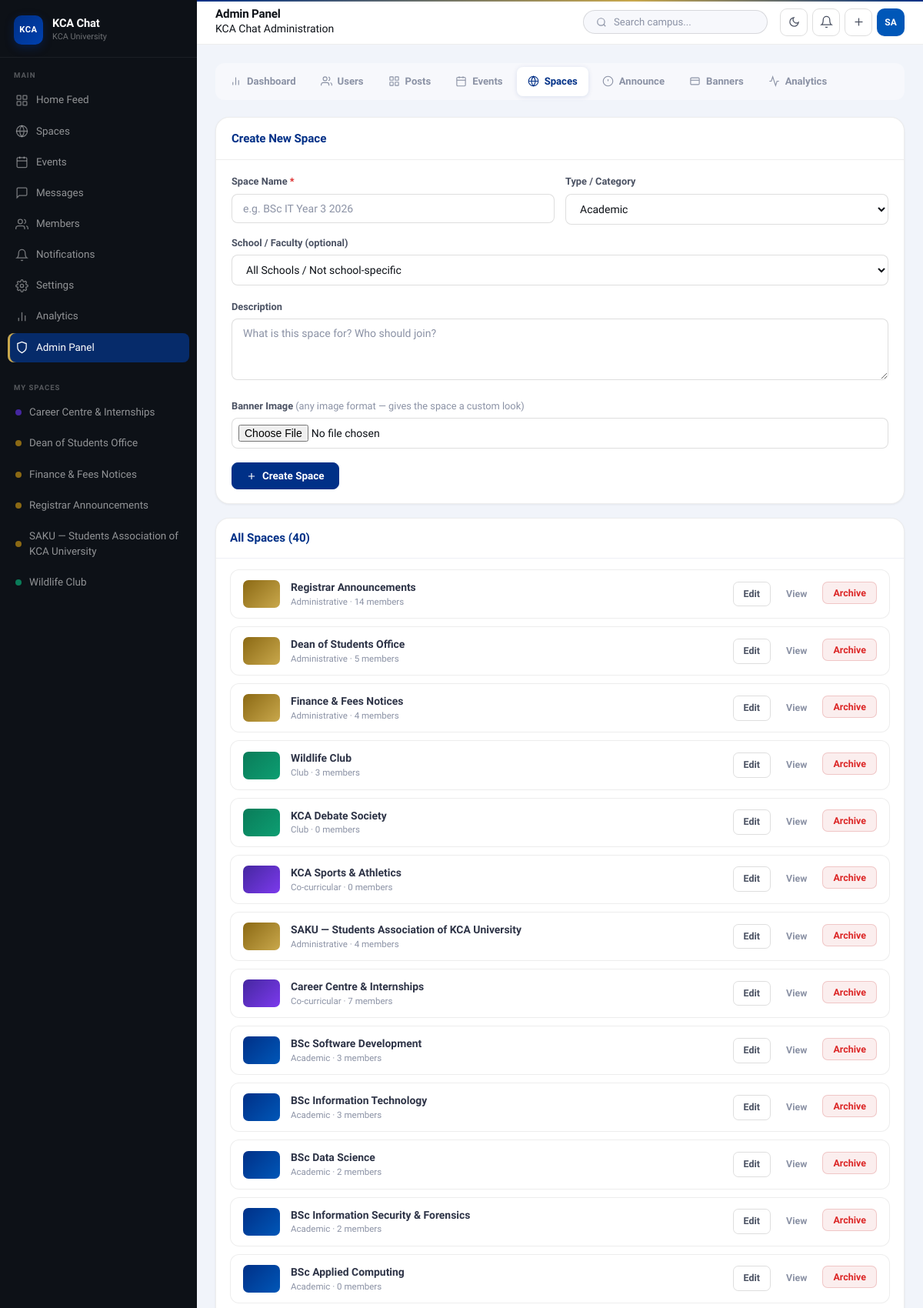
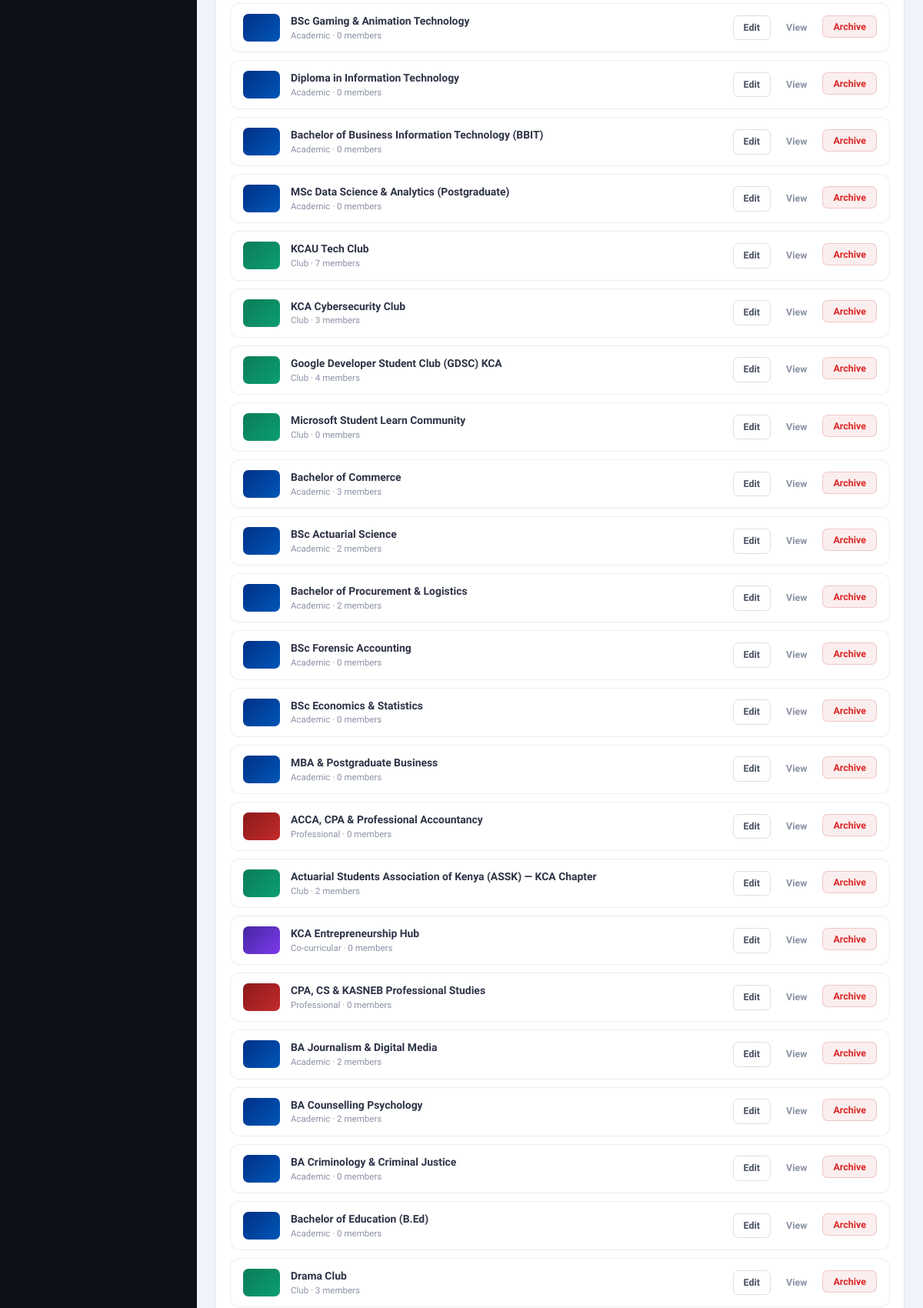
The app's page /admin/index.php?tab=spaces (signed in, upper part) with its own data (2 pictures, top to bottom).
### tables this page shows
CREATE TABLE spaces (
    id          INT AUTO_INCREMENT PRIMARY KEY,
    name        VARCHAR(120) NOT NULL,
    slug        VARCHAR(120) UNIQUE NOT NULL,
    description TEXT,
    type        ENUM('academic','club','administrative','co-curricular','professional') DEFAULT 'academic',
    school      VARCHAR(160) DEFAULT NULL,
    banner      VARCHAR(255) DEFAULT NULL,
    created_by  INT NOT NULL,
    is_private  TINYINT(1) DEFAULT 0,
    is_active   TINYINT(1) DEFAULT 1,
    created_at  DATETIME DEFAULT CURRENT_TIMESTAMP,
    FOREIGN KEY (created_by) REFERENCES users(id) ON DELETE CASCADE
);

CREATE TABLE users (
    id            INT AUTO_INCREMENT PRIMARY KEY,
    student_id    VARCHAR(30) UNIQUE,
    full_name     VARCHAR(120) NOT NULL,
    email         VARCHAR(160) UNIQUE,
    password_hash VARCHAR(255) NOT NULL,
    role          ENUM('student','staff','admin') DEFAULT 'student',
    school        VARCHAR(160) DEFAULT NULL,
    department    VARCHAR(200) DEFAULT NULL,
    course        VARCHAR(200) DEFAULT NULL,
    year_of_study TINYINT DEFAULT 1,
    study_mode    ENUM('day','evening','weekend','distance','online') DEFAULT 'day',
    bio           TEXT,
    avatar        VARCHAR(255) DEFAULT NULL,
    is_active     TINYINT(1) DEFAULT 1,
    is_online     TINYINT(1) DEFAULT 0,
    last_seen     DATETIME DEFAULT NULL,
    created_at    DATETIME DEFAULT CURRENT_TIMESTAMP,
    updated_at    DATETIME DEFAULT CURRENT_TIMESTAMP ON UPDATE CURRENT_TIMESTAMP
);

### admin/index.php (the view, shortened to what the rows shown need)
<?php
$pageTitle    = 'Admin Panel';
$activeNav    = 'admin';
require_once __DIR__ . '/../includes/header.php';
$tab = $_GET['tab'] ?? 'dashboard';
$stats = [
    'users'   => DB::count("SELECT COUNT(*) FROM users WHERE is_active=1"),
    'posts'   => DB::count("SELECT COUNT(*) FROM posts"),
    'events'  => DB::count("SELECT COUNT(*) FROM events WHERE event_date >= CURDATE()"),
    'spaces'  => DB::count("SELECT COUNT(*) FROM spaces WHERE is_active=1"),
    'msgs'    => DB::count("SELECT COUNT(*) FROM messages"),
    'notifs'  => DB::count("SELECT COUNT(*) FROM notifications WHERE is_read=0"),
];
$users  = $posts = $events = $spaces = [];
if ($tab === 'spaces') {
    $spaces = DB::rows(
        "SELECT s.*, u.full_name as creator,
                (SELECT COUNT(*) FROM space_members sm WHERE sm.space_id=s.id) as member_count
         FROM spaces s JOIN users u ON u.id=s.created_by ORDER BY s.created_at DESC", []
    );
}
?>
<?php if ($tab === 'dashboard'): ?>
<div class="stats-row" style="margin-bottom:20px">
  <?php foreach ([
    ['Total Users',    $stats['users'],  'var(--kca-navy)',  '<path d="M17 21v-2a4 4 0 0 0-4-4H5a4 4 0 0 0-4 4v2"/><circle cx="9" cy="7" r="4"/>'],
    ['Total Posts',    $stats['posts'],  'var(--success)',   '<rect x="3" y="3" width="7" height="7" rx="1"/><rect x="14" y="3" width="7" height="7" rx="1"/>'],
    ['Upcoming Events',$stats['events'], 'var(--info)',      '<rect x="3" y="4" width="18" height="18" rx="2"/><line x1="16" y1="2" x2="16" y2="6"/>'],
    ['Active Spaces',  $stats['spaces'], '#4527A0',          '<circle cx="12" cy="12" r="10"/>'],
    ['Messages Sent',  $stats['msgs'],   '#0054A6',          '<path d="M21 15a2 2 0 0 1-2 2H7l-4 4V5a2 2 0 0 1 2-2h14a2 2 0 0 1 2 2z"/>'],
    ['Unread Notifs',  $stats['notifs'], 'var(--warning)',   '<path d="M18 8A6 6 0 0 0 6 8c0 7-3 9-3 9h18s-3-2-3-9"/>'],
  ] as [$label, $val, $color, $icon]): ?>
    <div class="card stat-card">
      <div class="stat-icon" style="background:rgba(0,48,135,.08)">
        <svg viewBox="0 0 24 24" fill="none" stroke="<?= $color ?>" stroke-width="1.8" width="20" height="20"><?= $icon ?></svg>
      </div>
      <div class="stat-value" style="color:<?= $color ?>"><?= number_format($val) ?></div>
      <div class="stat-label"><?= $label ?></div>
    </div>
  <?php endforeach; ?>
</div>
<div style="display:grid;grid-template-columns:1fr 1fr;gap:18px;flex-wrap:wrap">
  <div class="card">
    <div class="card-header">
      <h3>Recent Sign-ups</h3>
      <a href="?tab=users" class="card-action">View all</a>
    </div>
    <?php $recentUsers = DB::rows("SELECT * FROM users ORDER BY created_at DESC LIMIT 6", []); ?>
    <table class="admin-table">
      <thead><tr><th>User</th><th>Role</th><th>Joined</th></tr></thead>
      <tbody>
        <?php foreach ($recentUsers as $u): ?>
          <tr>
            <td>
              <div style="font-weight:600"><?= sanitize($u['full_name']) ?></div>
              <div style="font-size:.75rem;color:var(--gray-400)"><?= sanitize($u['student_id'] ?? $u['email'] ?? '') ?></div>
            </td>
            <td><span class="role-pill pill-<?= $u['role'] ?>"><?= $u['role'] ?></span></td>
            <td style="font-size:.78rem;color:var(--gray-400)"><?= date('M j', strtotime($u['created_at'])) ?></td>
          </tr>
        <?php endforeach; ?>
      </tbody>
    </table>
  </div>
  <div class="card">
    <div class="card-header">
      <h3>Recent Posts</h3>
      <a href="?tab=posts" class="card-action">View all</a>
    </div>
    <?php $recentPosts = DB::rows(
      "SELECT p.*, u.full_name FROM posts p JOIN users u ON u.id=p.user_id ORDER BY p.created_at DESC LIMIT 6", []
    ); ?>
    <table class="admin-table">
      <thead><tr><th>Post</th><th>Tag</th><th>By</th></tr></thead>
      <tbody>
        <?php foreach ($recentPosts as $p): ?>
          <tr>
            <td style="max-width:180px;overflow:hidden;text-overflow:ellipsis;white-space:nowrap">
              <?php if ($p['is_pinned']): ?><span class="pin-badge"><svg viewBox="0 0 24 24" fill="none" stroke="currentColor" stroke-width="2"><path d="M12 2l3 9h6l-5 4 2 7-6-4-6 4 2-7-5-4h6z"/></svg>Pinned</span><?php endif; ?>
              <?= sanitize(substr($p['content'], 0, 60)) ?>...
            </td>
            <td><span class="post-tag tag-<?= $p['tag'] ?>"><?= $p['tag'] ?></span></td>
            <td style="font-size:.78rem;color:var(--gray-400)"><?= sanitize(explode(' ', $p['full_name'])[0]) ?></td>
          </tr>
        <?php endforeach; ?>
      </tbody>
    </table>
  </div>
</div>
<?php elseif ($tab === 'spaces'):
?>
<div class="card" style="overflow:hidden">
  <div style="padding:14px 18px">
    <?php foreach ($spaces as $s): ?>
    <div class="space-manage-card">
      <?php if ($s['banner'] ?? null): ?>
      <img src="<?= UPLOAD_URL . sanitize($s['banner']) ?>" class="space-manage-banner" alt="">
      <?php else: ?>
      <?php
      $bannerBgs = ['academic'=>'linear-gradient(135deg,#003087,#0057B8)','club'=>'linear-gradient(135deg,#0A7C59,#0d9e72)','administrative'=>'linear-gradient(135deg,#8B6914,#C9A84C)','co-curricular'=>'linear-gradient(135deg,#4527A0,#7C3AED)','professional'=>'linear-gradient(135deg,#8B1A1A,#C42B2B)'];
      ?>
      <div class="space-manage-banner" style="background:<?= $bannerBgs[$s['type']] ?? $bannerBgs['academic'] ?>;border-radius:7px"></div>
      <?php endif; ?>
      <div style="flex:1;min-width:0">
        <div style="font-weight:700;font-size:.87rem;color:var(--gray-700)"><?= sanitize($s['name']) ?></div>
        <div style="font-size:.72rem;color:var(--gray-400)"><?= ucfirst($s['type']) ?> &middot; <?= $s['member_count'] ?> members</div>
      </div>
      <div style="display:flex;gap:6px;flex-shrink:0">
        <a href="?tab=spaces&edit=<?= $s['id'] ?>" class="btn btn-outline btn-sm">Edit</a>
        <a href="<?= SITE_URL ?>/pages/space_view.php?id=<?= $s['id'] ?>" class="btn btn-ghost btn-sm" target="_blank">View</a>
        <form method="POST" style="display:inline" onsubmit="return confirm('Archive this space?')">
          <button type="submit" class="btn btn-sm" style="background:rgba(196,43,43,.08);color:var(--danger);border:1px solid rgba(196,43,43,.2)">Archive</button>
        </form>
      </div>
    </div>
    <?php endforeach; ?>
  </div>
</div>
<?php endif; ?>
<?php require_once __DIR__ . '/../includes/footer.php'; ?>

### includes/header.php (shortened to what the rows shown need)
<?php
require_once __DIR__ . '/../config/auth.php';
$user = requireLogin();
$initials   = avatarInitials($user['full_name']);
$avatarBg   = avatarColor($user['id']);
$mySpaces = DB::rows(
    "SELECT s.id, s.name, s.type FROM spaces s
     JOIN space_members sm ON sm.space_id = s.id
     WHERE sm.user_id = ? AND s.is_active = 1 ORDER BY s.name LIMIT 8",
    [$user['id']]
);
$spaceTypeColors = [
    'academic'       => '#003087',
    'club'           => '#0A7C59',
    'social'         => '#0A7C59',
    'administrative' => '#8B6914',
    'co-curricular'  => '#4527A0',
    'professional'   => '#C42B2B',
];
?>
<!DOCTYPE html>
<html lang="en">
<head>
  <link rel="stylesheet" href="<?= SITE_URL ?>/assets/css/main.css">
</head>
<body>
<aside class="sidebar" id="sidebar">
  <nav class="sidebar-nav">
    <?php if (!empty($mySpaces)): ?>
    <?php foreach ($mySpaces as $sp):
      $spColor = $spaceTypeColors[$sp['type']] ?? '#003087'; ?>
    <a href="<?= SITE_URL ?>/pages/space_view.php?id=<?= $sp['id'] ?>" class="nav-link space-link <?= ($activeNav==='space-'.$sp['id'])?'active':'' ?>">
      <span class="sidebar-space-dot" style="background:<?= $spColor ?>"></span>
      <span class="link-text"><?= sanitize($sp['name']) ?></span>
    </a>
    <?php endforeach; ?>
    <?php endif; ?>
  </nav>
</aside>
<header class="topbar">
  <div class="topbar-title">
    <h1><?= sanitize($pageTitle ?? 'KCA Chat') ?></h1>
  </div>
  <div class="topbar-actions">
    <button class="theme-toggle" id="theme-toggle-btn" onclick="toggleTheme()" title="Toggle dark/light mode">
      <svg id="theme-icon-moon" viewBox="0 0 24 24" fill="none" stroke="currentColor" stroke-width="2"><path d="M21 12.79A9 9 0 1 1 11.21 3 7 7 0 0 0 21 12.79z"/></svg>
    </button>
    <button class="icon-btn" data-toggle-notif onclick="toggleNotifPanel()" title="Notifications">
      <svg viewBox="0 0 24 24" fill="none" stroke="currentColor" stroke-width="1.8"><path d="M18 8A6 6 0 0 0 6 8c0 7-3 9-3 9h18s-3-2-3-9"/><path d="M13.73 21a2 2 0 0 1-3.46 0"/></svg>
    </button>
    <a href="<?= SITE_URL ?>/pages/post_create.php" class="icon-btn" title="Create post">
      <svg viewBox="0 0 24 24" fill="none" stroke="currentColor" stroke-width="1.8"><line x1="12" y1="5" x2="12" y2="19"/><line x1="5" y1="12" x2="19" y2="12"/></svg>
    </a>
    <a href="<?= SITE_URL ?>/pages/profile.php" class="avatar-btn" style="background:<?= $avatarBg ?>">
      <?php if ($user['avatar']): ?>
        <img src="<?= UPLOAD_URL . sanitize($user['avatar']) ?>" alt="" style="width:100%;height:100%;border-radius:50%;object-fit:cover;">
      <?php else: ?>
        <?= $initials ?>
      <?php endif; ?>
    </a>
  </div>
</header>
<div class="app-body">

### records on screen
spaces: name "Career Centre & Internships", type "Co-curricular", member_count "7"
spaces: name "Dean of Students Office", type "Administrative", member_count "5"
spaces: name "Finance & Fees Notices", type "Administrative", member_count "4"
spaces: name "Registrar Announcements", type "Administrative", member_count "14"
spaces: name "SAKU — Students Association of KCA University", type "Administrative", member_count "4"
spaces: name "Wildlife Club", type "Club", member_count "3"
users: full_name "SA"
spaces: name "KCA Debate Society", type "Club", member_count "0"
spaces: name "KCA Sports & Athletics", type "Co-curricular", member_count "0"
spaces: name "BSc Software Development", type "Academic", member_count "3"
spaces: name "BSc Information Technology", type "Academic", member_count "3"
spaces: name "BSc Data Science", type "Academic", member_count "2"
spaces: name "BSc Information Security & Forensics", type "Academic", member_count "2"
spaces: name "BSc Applied Computing", type "Academic", member_count "0"
spaces: name "BSc Gaming & Animation Technology", type "Academic", member_count "0"
spaces: name "Diploma in Information Technology", type "Academic", member_count "0"
spaces: name "Bachelor of Business Information Technology (BBIT)", type "Academic", member_count "0"
spaces: name "MSc Data Science & Analytics (Postgraduate)", type "Academic", member_count "0"
spaces: name "KCAU Tech Club", type "Club", member_count "7"
spaces: name "KCA Cybersecurity Club", type "Club", member_count "3"
spaces: name "Google Developer Student Club (GDSC) KCA", type "Club", member_count "4"
spaces: name "Microsoft Student Learn Community", type "Club", member_count "0"
spaces: name "Bachelor of Commerce", type "Academic", member_count "3"
spaces: name "BSc Actuarial Science", type "Academic", member_count "2"
spaces: name "Bachelor of Procurement & Logistics", type "Academic", member_count "2"
spaces: name "BSc Forensic Accounting", type "Academic", member_count "0"
spaces: name "BSc Economics & Statistics", type "Academic", member_count "0"
spaces: name "MBA & Postgraduate Business", type "Academic", member_count "0"
spaces: name "ACCA, CPA & Professional Accountancy", type "Professional", member_count "0"
spaces: name "Actuarial Students Association of Kenya (ASSK) — KCA Chapter", type "Club", member_count "2"
spaces: name "KCA Entrepreneurship Hub", type "Co-curricular", member_count "0"
spaces: name "CPA, CS & KASNEB Professional Studies", type "Professional", member_count "0"
spaces: name "BA Journalism & Digital Media", type "Academic", member_count "2"
spaces: name "BA Counselling Psychology", type "Academic", member_count "2"
spaces: name "BA Criminology & Criminal Justice", type "Academic", member_count "0"
spaces: name "Bachelor of Education (B.Ed)", type "Academic", member_count "0"
spaces: name "Drama Club", type "Club", member_count "3"

### other values on screen
$pageTitle "Admin Panel"
$pageSubtitle "KCA Chat Administration"
$label "Dashboard"
$label "Users"
$label "Posts"
$label "Events"
$label "Spaces"
$label "Announce"
$label "Banners"
count($spaces) "40"
form field type "Academic"
